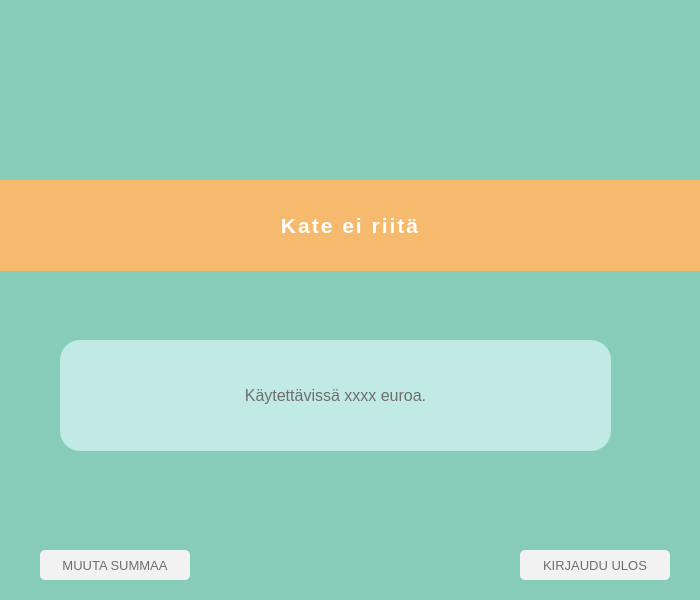
<?xml version="1.0" encoding="UTF-8"?>
<ui version="4.0">
 <class>withdrawalFailed</class>
 <widget class="QDialog" name="withdrawalFailed">
  <property name="geometry">
   <rect>
    <x>0</x>
    <y>0</y>
    <width>700</width>
    <height>600</height>
   </rect>
  </property>
  <property name="windowTitle">
   <string>Dialog</string>
  </property>
  <property name="styleSheet">
   <string notr="true">color: rgb(110,110,110);
text-transform: uppercase;
background-color: rgb(135, 203, 185);</string>
  </property>
  <widget class="QLabel" name="label">
   <property name="geometry">
    <rect>
     <x>0</x>
     <y>180</y>
     <width>701</width>
     <height>91</height>
    </rect>
   </property>
   <property name="font">
    <font>
     <pointsize>23</pointsize>
    </font>
   </property>
   <property name="styleSheet">
    <string notr="true">color: rgb(255,255,255);
letter-spacing: 2px;
background-color: rgb(246, 186, 111);</string>
   </property>
   <property name="text">
    <string>&lt;html&gt;&lt;head/&gt;&lt;body&gt;&lt;p align=&quot;center&quot;&gt;&lt;span style=&quot; font-size:16pt; font-weight:700;&quot;&gt;Kate ei riitä&lt;/span&gt;&lt;/p&gt;&lt;/body&gt;&lt;/html&gt;</string>
   </property>
  </widget>
  <widget class="QPushButton" name="nappi_kirjaudu_ulos">
   <property name="geometry">
    <rect>
     <x>520</x>
     <y>550</y>
     <width>150</width>
     <height>30</height>
    </rect>
   </property>
   <property name="font">
    <font>
     <pointsize>10</pointsize>
    </font>
   </property>
   <property name="styleSheet">
    <string notr="true">background-color: rgb(242,242,242);
border-radius: 5px;</string>
   </property>
   <property name="text">
    <string>KIRJAUDU ULOS</string>
   </property>
  </widget>
  <widget class="QPushButton" name="nappi_muuta_summaa">
   <property name="geometry">
    <rect>
     <x>40</x>
     <y>550</y>
     <width>150</width>
     <height>30</height>
    </rect>
   </property>
   <property name="font">
    <font>
     <pointsize>10</pointsize>
    </font>
   </property>
   <property name="styleSheet">
    <string notr="true">background-color: rgb(242,242,242);
border-radius: 5px;</string>
   </property>
   <property name="text">
    <string>MUUTA SUMMAA</string>
   </property>
  </widget>
  <widget class="QLabel" name="label_saldo">
   <property name="geometry">
    <rect>
     <x>60</x>
     <y>340</y>
     <width>551</width>
     <height>111</height>
    </rect>
   </property>
   <property name="font">
    <font>
     <pointsize>11</pointsize>
    </font>
   </property>
   <property name="styleSheet">
    <string notr="true">background-color: rgb(192, 234, 227);
color: rgb(110,110,110);
border-radius: 20px;
</string>
   </property>
   <property name="text">
    <string>&lt;html&gt;&lt;head/&gt;&lt;body&gt;&lt;p align=&quot;center&quot;&gt;&lt;span style=&quot; font-size:12pt;&quot;&gt;Käytettävissä xxxx euroa.&lt;/span&gt;&lt;/p&gt;&lt;/body&gt;&lt;/html&gt;</string>
   </property>
   <property name="alignment">
    <set>Qt::AlignCenter</set>
   </property>
  </widget>
 </widget>
 <resources/>
 <connections/>
</ui>
